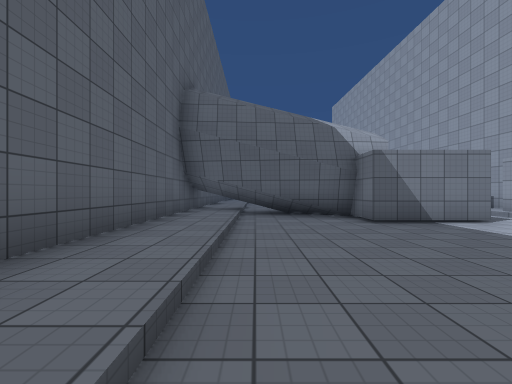
[1] (above)

14 first-person views from a walk through a Unity game level. The camera is 1.3 m above the floor, looks level and sees 90° across. The floor is counted in squares, 2 m on a side. Each view is taken from the middle of a square. On the plan, view 1 faces up. The plan holds only what a view shows up to about 9 squares ahead; the rest is blank. The place goes on beyond the plan. The player character is not drawn. Surface patterns are stand-ins for the level's own textures.

[2]
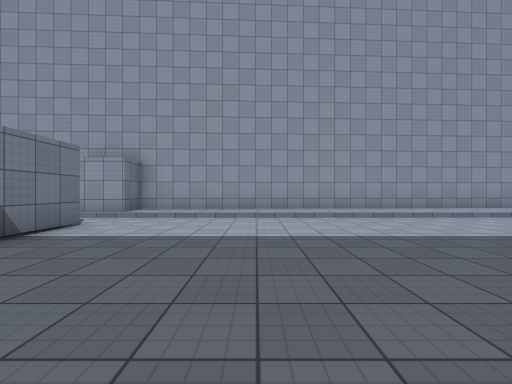

[3]
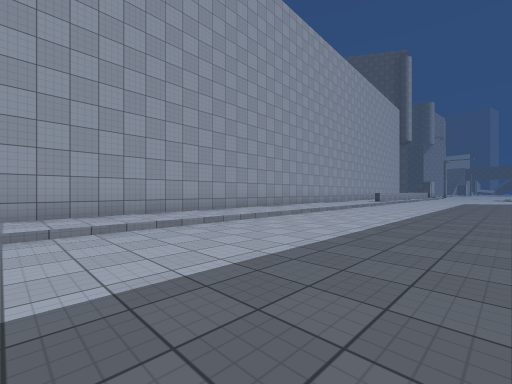

[4]
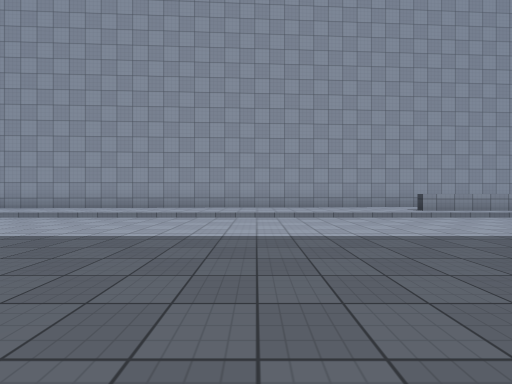

[5]
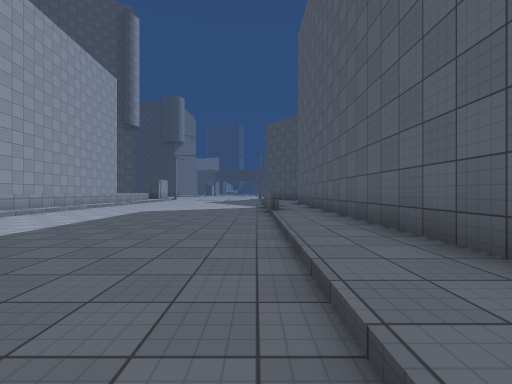

[6]
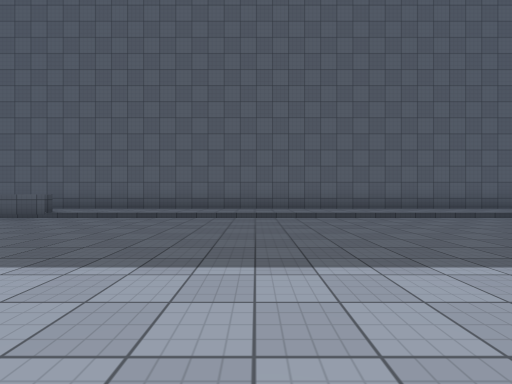

[7]
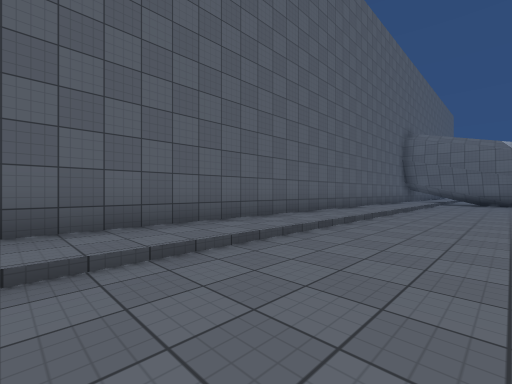

[8]
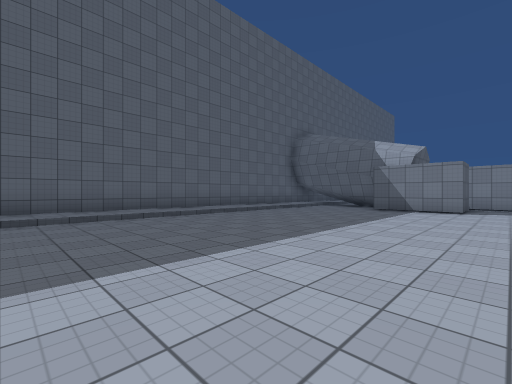

[9]
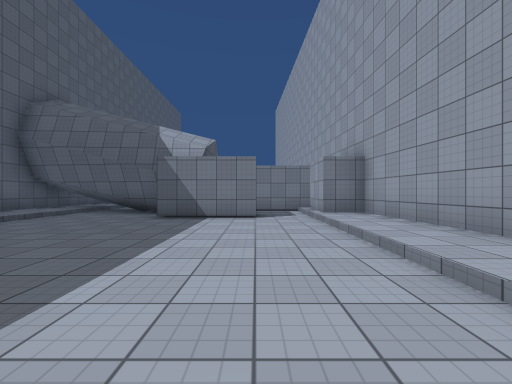

[10]
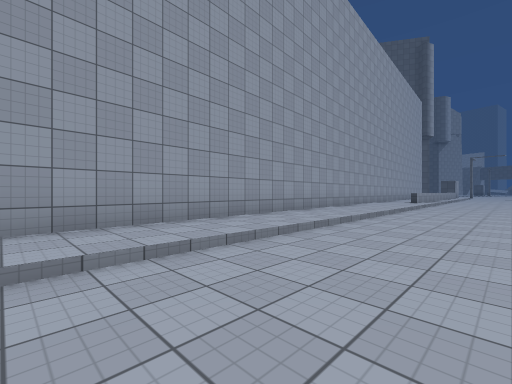

[11]
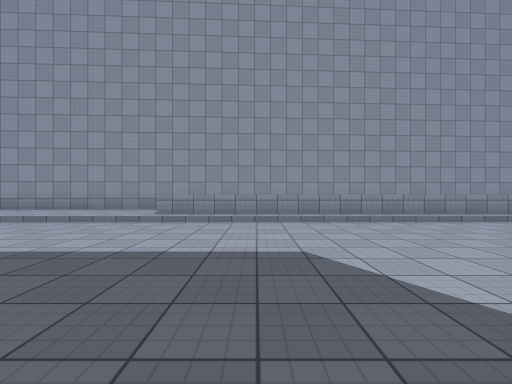

[12]
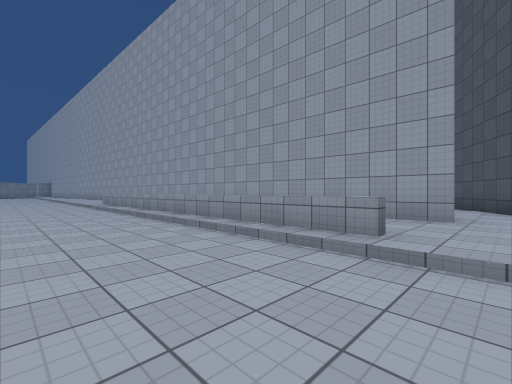

[13]
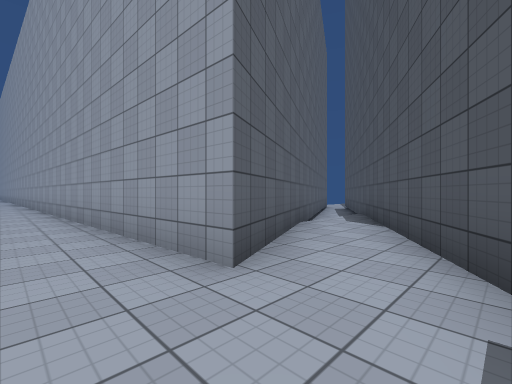

[14]
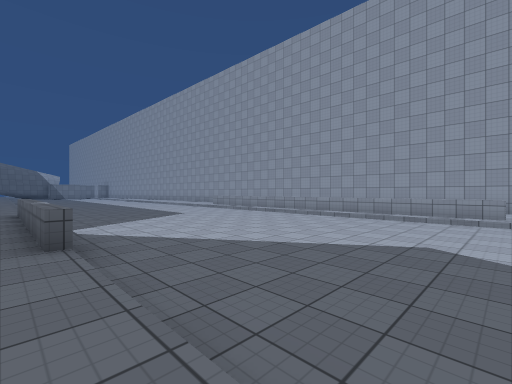

### Floor plan
Key: @ floor where view 1 was taken; # wall or solid block; . main floor; : floor 0.25 m higher than the main floor; ^ raised ledge.
Columns run from 2 left of view 1 to 17 right of it. Each row starts with its distance up from view 1.
  8 # #    ####
  7 ########.##
  6 #:...###.##
  5 #:.......:#
  4 #:.......:#
  3 #:.......:#
  2 #:.......:#
  1 #:.......:#
  0 #:@......:#
 -1 #:.......:#
 -2 #:.......:#
 -3 #:.......:#
 -4 #:.......:##
 -5 #:.......::#
 -6 #:.......::#
 -7 #:.......::#
 -8 #:.......::#
 -9 #:.......::#
-10 #:.......::#
-11 #:.......::#
-12 #:.......::#
-13 #:.......::#
-14 #:.......::#
-15 #:.......::#
-16 #:.......^:#
-17 #:.......^:#
-18 #:.......^:#
-19 #:.......^:#
-20 #:.......^:#
-21  :.......^:#
-22  :.......^:#
-23  :.......^:#
-24  :.......^:##    #
-25  :.......^::# ####
-26  :.......^::###::###
-27  :.......:::#:::##
-28       ...:::::###
-29           ::###

Positions as (right, up) in squares from view 1, and headings:
1: (0, 0), facing up
2: (0, 2), facing right
3: (2, -1), facing down-right
4: (0, -11), facing right
5: (0, -10), facing down
6: (6, -12), facing left
7: (2, -8), facing up-left
8: (6, -4), facing up-left
9: (5, -1), facing up
10: (4, -2), facing down-right
11: (1, -18), facing right
12: (4, -28), facing up-right
13: (8, -29), facing up-right
14: (-1, -27), facing up-right
